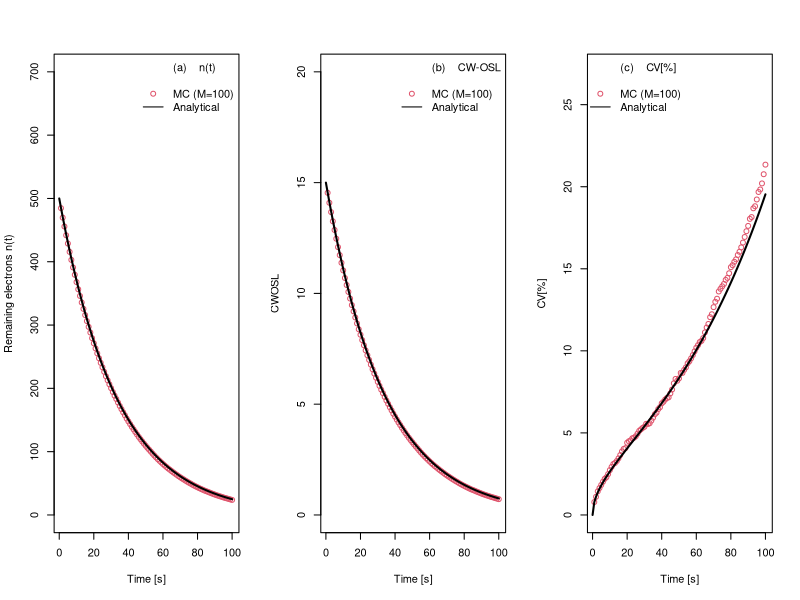

Here is the R script that generated this plot:
# Vectorized MC code for first-order CW-OSL process
rm(list = ls(all=T))
options(warn=-1)
library(matrixStats)
mcruns<-300
n0<-500
mu<-.03
deltat<-1
tmax<-100
times<-seq(1,tmax,deltat)
nMatrix <-  matrix(NA, nrow = length(times), ncol = mcruns)
nMC<-rep(NA,length(times))
system.time(
  for (k in 1:mcruns){
    n<-n0             #initialize each of the M=100 MC runs
    for (t in 1:length(times)){
      vec<-rep(runif(n))    #create a vector vec,
      #containing n random numbers between 0 and 1
      P<-mu*deltat
      n<-length(vec[vec>P]) #if the random number in vec is >P,
      #then the corresponding electron survives 
      nMC[t]<-n } # store number of electrons n in the vector nMC
    nMatrix[,k]<-nMC # store single run in column k of nMatrix 
  })
#Find average of n(t), CW-OSL signal, and CV[%]
avgn<-rowMeans(nMatrix)
avgCWOSL<-mu*rowMeans(nMatrix)
sd<-rowSds(nMatrix)
cv<-100*sd/avgn
par(mfrow=c(1,3))
pch<-c(NA,NA,1,NA)
lty<-c(NA,NA,NA,"solid")
col<-c(NA,NA,2,1)
plot(times,avgn,ylab="Remaining electrons n(t)",
     xlab="Time [s]",ylim=c(0,700),col=2)
curve(n0*exp(-mu*x),0,tmax,add=TRUE,col=1,lwd=2)
legend("topright",bty="n",c("(a)    n(t)"," ","MC (M=100)",
                            "Analytical"),pch=pch,lty=lty,col=col)
plot(times,avgCWOSL,ylab="CWOSL",xlab="Time [s]",ylim=c(0,20),
     col=2)
legend("topright",bty="n",c("(b)    CW-OSL"," ","MC (M=100)",
                            "Analytical"),pch=pch,lty=lty,col=col)
curve(n0*mu*exp(-mu*x),0,tmax,add=TRUE,col=1,lwd=2)
plot(times,cv,ylab="CV[%]",xlab="Time [s]",ylim=c(0,27),col=2)
curve(100*sqrt((exp(mu*x)-1)/n0),0,max(times),add=TRUE,
      col=1,lwd=2)
legend("topleft",bty="n",c("(c)    CV[%]"," ","MC (M=100)",
                           "Analytical"),pch=pch,lty=lty,col=col)